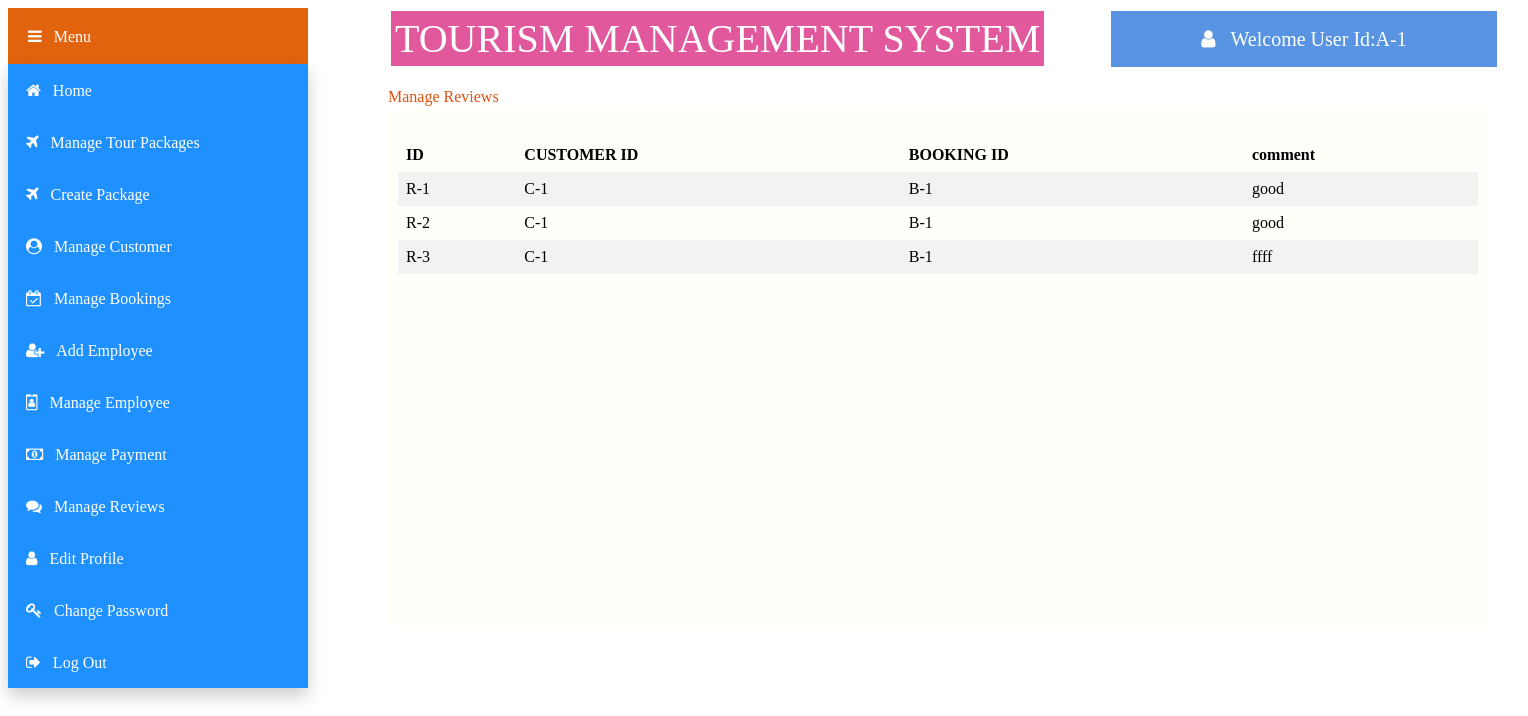
The page /views/Admin/managereview.php (signed in) on the database as committed earlier.
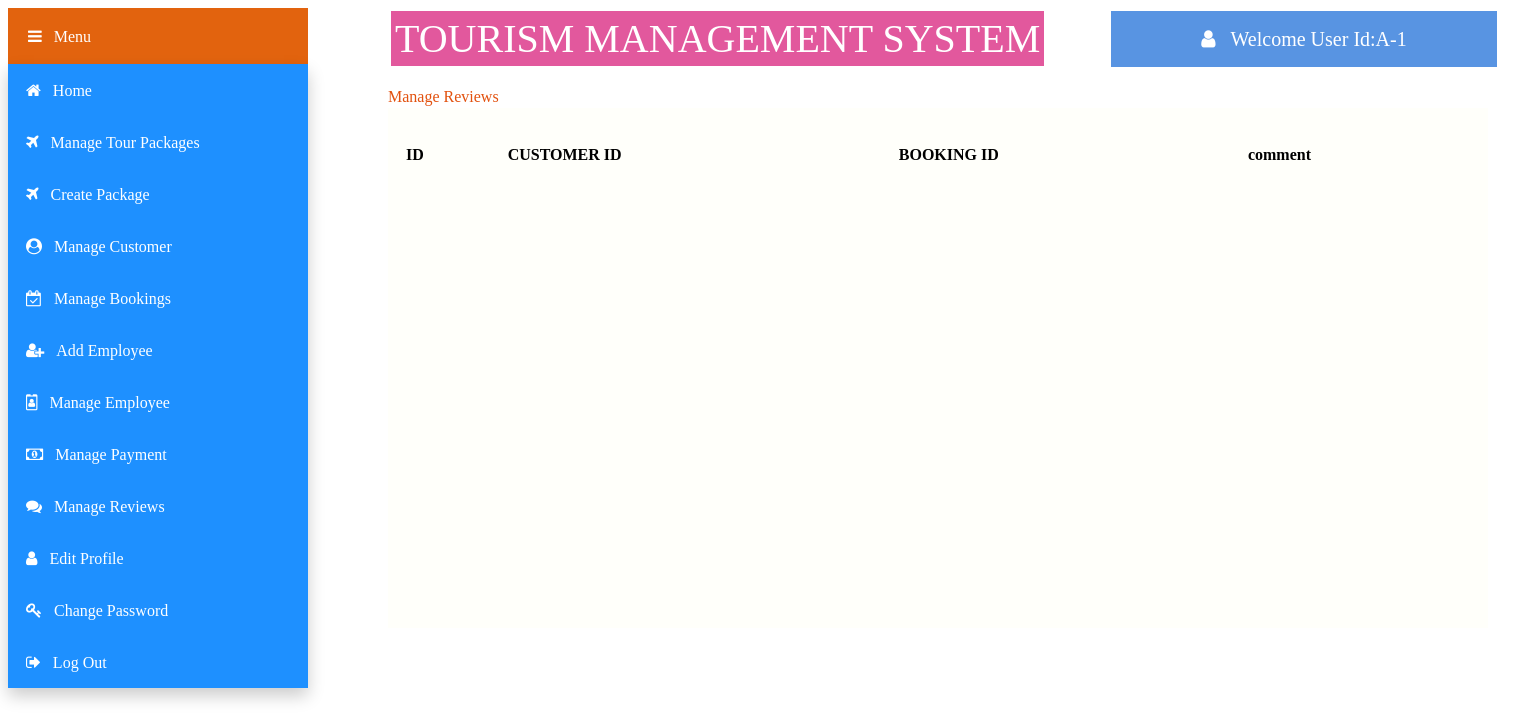
The same page on the database as committed later.
### tables this page shows
CREATE TABLE `review` (
  `r_id` varchar(50) NOT NULL,
  `comment` varchar(100) NOT NULL,
  `status` varchar(50) NOT NULL,
  `c_id` varchar(50) NOT NULL,
  `b_id` varchar(50) NOT NULL
);

### models/database.php (called while the page is built, shortened)
<?php
	 $serverName="localhost";
	 $userName="root";
	 $password="";
	 $dbName="tms";
	function get($query)
	{
        $data=array();
		global $serverName,$userName,$password,$dbName;
		$conn = mysqli_connect( $serverName, $userName, $password, $dbName);
        $result=mysqli_query($conn,$query);
        if(mysqli_num_rows($result) > 0)
        {
            while($row = mysqli_fetch_assoc($result))
            {
                $entity=array();
                foreach($row as $k=>$v)
                {
                    $entity[$k] = $row[$k];
                }
                $data[] = $entity;
            }
        }
		return $data;
	}
?>

### controllers/reviewController.php (called while the page is built, shortened)
<?php
    require_once '../../models/database.php';
    function getAllReview()
	{
		$query ="SELECT review.*,customer.name FROM review,customer WHERE review.status='active' and review.c_id=customer.c_id";
		$rev = get($query);
		return $rev;
	}
?>

### views/Admin/managereview.php (the view, shortened to what this page needs)
<?php
include '../../controllers/reviewController.php';
$revs=getAllReview();
?>
<html>
    <head>
        <link rel="stylesheet" href="https://cdnjs.cloudflare.com/ajax/libs/font-awesome/4.7.0/css/font-awesome.min.css">
        <link rel="stylesheet" type="text/css" href="css/managereview.css">
    </head>
    <body>
        <div class="title" >TOURISM MANAGEMENT SYSTEM
        </div>
        <div class="dropdown">
            <button class="dropbtn"><i class="fa fa-bars">&nbsp;&nbsp;&nbsp;Menu</i></button>
                <div class="dropdown-content">
                    <button class="btn" onClick="location.href='home.php'" value='home'><i class="fa fa-home">&nbsp;&nbsp;&nbsp;Home</i></button><br>
                    <button class="btn" onClick="location.href='manage_package.php'" value='manage_package'><i class="fa fa-plane">&nbsp;&nbsp;&nbsp;Manage Tour Packages</i></button><br>
                    <button class="btn" onClick="location.href='createpackage.php'" value='createpackage'><i class="fa fa-plane">&nbsp;&nbsp;&nbsp;Create Package</i></button><br>
                    <button class="btn" onClick="location.href='manageuser.php'" value='manageuser'><i class="fa fa-user-circle">&nbsp;&nbsp;&nbsp;Manage Customer</i></button><br>
                    <button class="btn" onClick="location.href='managebooking.php'" value='managebooking'><i class="fa fa-calendar-check-o">&nbsp;&nbsp;&nbsp;Manage Bookings</i></button><br>
                    <button class="btn" onClick="location.href='addemployee.php'" value='addemployee'><i class="fa fa-user-plus" >&nbsp;&nbsp;&nbsp;Add Employee</i></button><br>
                    <button class="btn" onClick="location.href='manageemployee.php'" value='managemployee'><i class="fa fa-id-badge">&nbsp;&nbsp;&nbsp;Manage Employee</i></button><br>
                    <button class="btn" onClick="location.href='managepayment.php'" value='managepayment'><i class="fa fa-money">&nbsp;&nbsp;&nbsp;Manage Payment</i></button><br>
                    <button class="btn" onClick="location.href='managereview.php'" value='managereview'><i class="fa fa-comments">&nbsp;&nbsp;&nbsp;Manage Reviews</i></button><br>
                    <button class="btn" onClick="location.href='editprofile.php'" value='editprofile'><i class="fa fa-user">&nbsp;&nbsp;&nbsp;Edit Profile</i></button><br>
                    <button class="btn" onClick="location.href='changepassword.php'" value='changepassword'><i class="fa fa-key">&nbsp;&nbsp;&nbsp;Change Password</i></button><br>
                    <button class="btn" onClick=" location.href='../logout.php'"><i class="fa fa-sign-out">&nbsp;&nbsp;&nbsp;Log Out</i></button><br>
                </div>
        </div>
        <div class="welcome" ><i class="fa fa-user">&nbsp;&nbsp;&nbsp;<?php echo "Welcome User Id:".$_SESSION["loggedinuser"];?></i>
        </div>
        <div class="text" >Manage Reviews</i>
        </div>
        <div class="panel">
        <div id="table-wrapper">
        <div id="table-scroll">
            <table>
  <tr>
  <th>ID</th>
  <th>CUSTOMER ID</th>
  <th>BOOKING ID</th>
  <th>comment</th>
  </tr>
  <?php
				        foreach($revs as $rev)
				        {
                            echo "<tr>";
                                echo "<td>".$rev["r_id"]."</td>";
                                echo "<td>".$rev["c_id"]."</td>";
                                echo "<td>".$rev["b_id"]."</td>";
                                echo "<td>".$rev["comment"]."</td>";
                            echo "</tr>";
				        }
                    ?>
        </table>
    </div>
    </div>
    </div>
    </body>
</html>

Rows that differ between the two databases and show on the page:
removed review: r_id "R-1", c "C-1", b "B-1", comment "good"
removed review: r_id "R-2", c "C-1", b "B-1", comment "good"
removed review: r_id "R-3", c "C-1", b "B-1", comment "ffff"
